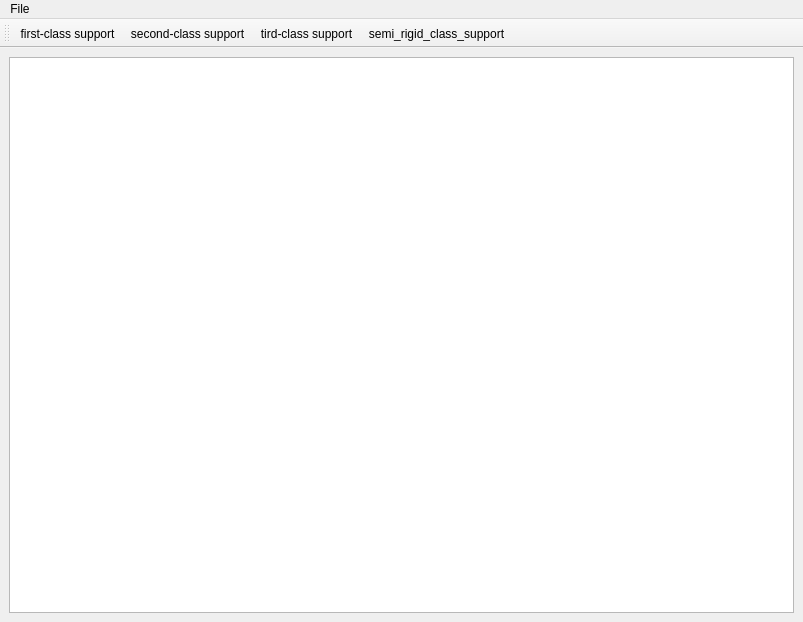
<?xml version="1.0" encoding="UTF-8"?>
<ui version="4.0">
 <class>UVATools</class>
 <widget class="QMainWindow" name="UVATools">
  <property name="geometry">
   <rect>
    <x>0</x>
    <y>0</y>
    <width>803</width>
    <height>622</height>
   </rect>
  </property>
  <property name="windowTitle">
   <string>UVATool</string>
  </property>
  <property name="windowIcon">
   <iconset>
    <normaloff>icons/UVATool_main_window.png</normaloff>icons/UVATool_main_window.png</iconset>
  </property>
  <widget class="QWidget" name="centralwidget">
   <layout class="QGridLayout" name="gridLayout">
    <item row="0" column="0">
     <widget class="QGraphicsView" name="graphicsView">
      <property name="minimumSize">
       <size>
        <width>581</width>
        <height>511</height>
       </size>
      </property>
     </widget>
    </item>
   </layout>
  </widget>
  <widget class="QMenuBar" name="menubar">
   <property name="geometry">
    <rect>
     <x>0</x>
     <y>0</y>
     <width>803</width>
     <height>21</height>
    </rect>
   </property>
   <widget class="QMenu" name="menuFile">
    <property name="title">
     <string>File</string>
    </property>
    <addaction name="actionNew"/>
    <addaction name="actionOpen"/>
    <addaction name="actionSave"/>
    <addaction name="actionSave_as"/>
    <addaction name="separator"/>
    <addaction name="actionExport"/>
    <addaction name="separator"/>
    <addaction name="actionExt"/>
   </widget>
   <addaction name="menuFile"/>
  </widget>
  <widget class="QToolBar" name="toolBar">
   <property name="minimumSize">
    <size>
     <width>0</width>
     <height>0</height>
    </size>
   </property>
   <property name="windowTitle">
    <string>Supports</string>
   </property>
   <property name="allowedAreas">
    <set>Qt::LeftToolBarArea|Qt::RightToolBarArea|Qt::TopToolBarArea</set>
   </property>
   <property name="iconSize">
    <size>
     <width>32</width>
     <height>32</height>
    </size>
   </property>
   <property name="toolButtonStyle">
    <enum>Qt::ToolButtonIconOnly</enum>
   </property>
   <attribute name="toolBarArea">
    <enum>TopToolBarArea</enum>
   </attribute>
   <attribute name="toolBarBreak">
    <bool>false</bool>
   </attribute>
   <addaction name="first_class_support"/>
   <addaction name="second_class_support_2"/>
   <addaction name="tird_class_support_3"/>
   <addaction name="semi_rigid_class_support"/>
  </widget>
  <action name="actionNew">
   <property name="text">
    <string>New...</string>
   </property>
  </action>
  <action name="actionOpen">
   <property name="text">
    <string>Open...</string>
   </property>
  </action>
  <action name="actionSave">
   <property name="text">
    <string>Save</string>
   </property>
  </action>
  <action name="actionSave_as">
   <property name="text">
    <string>Save as...</string>
   </property>
  </action>
  <action name="actionExport">
   <property name="text">
    <string>Export</string>
   </property>
  </action>
  <action name="actionExt">
   <property name="text">
    <string>Exit</string>
   </property>
  </action>
  <action name="first_class_support">
   <property name="checkable">
    <bool>true</bool>
   </property>
   <property name="icon">
    <iconset>
     <normaloff>icons/apoio_primeiro_genero.png</normaloff>icons/apoio_primeiro_genero.png</iconset>
   </property>
   <property name="text">
    <string>first-class support</string>
   </property>
   <property name="toolTip">
    <string>First-class support for drawing</string>
   </property>
  </action>
  <action name="second_class_support_2">
   <property name="checkable">
    <bool>true</bool>
   </property>
   <property name="icon">
    <iconset>
     <normaloff>icons/apoio_segundo_genero.png</normaloff>icons/apoio_segundo_genero.png</iconset>
   </property>
   <property name="text">
    <string>second-class support</string>
   </property>
   <property name="toolTip">
    <string>Second-class support for drawing</string>
   </property>
  </action>
  <action name="tird_class_support_3">
   <property name="checkable">
    <bool>true</bool>
   </property>
   <property name="icon">
    <iconset>
     <normaloff>icons/apoio_terceiro_genero.png</normaloff>icons/apoio_terceiro_genero.png</iconset>
   </property>
   <property name="text">
    <string>tird-class support</string>
   </property>
   <property name="toolTip">
    <string>Tird-class support for drawing</string>
   </property>
  </action>
  <action name="semi_rigid_class_support">
   <property name="checkable">
    <bool>true</bool>
   </property>
   <property name="icon">
    <iconset>
     <normaloff>icons/apoio_semi_rigido.png</normaloff>icons/apoio_semi_rigido.png</iconset>
   </property>
   <property name="text">
    <string>semi_rigid_class_support</string>
   </property>
   <property name="toolTip">
    <string>Semi rigid support</string>
   </property>
  </action>
 </widget>
 <resources/>
 <connections/>
</ui>
